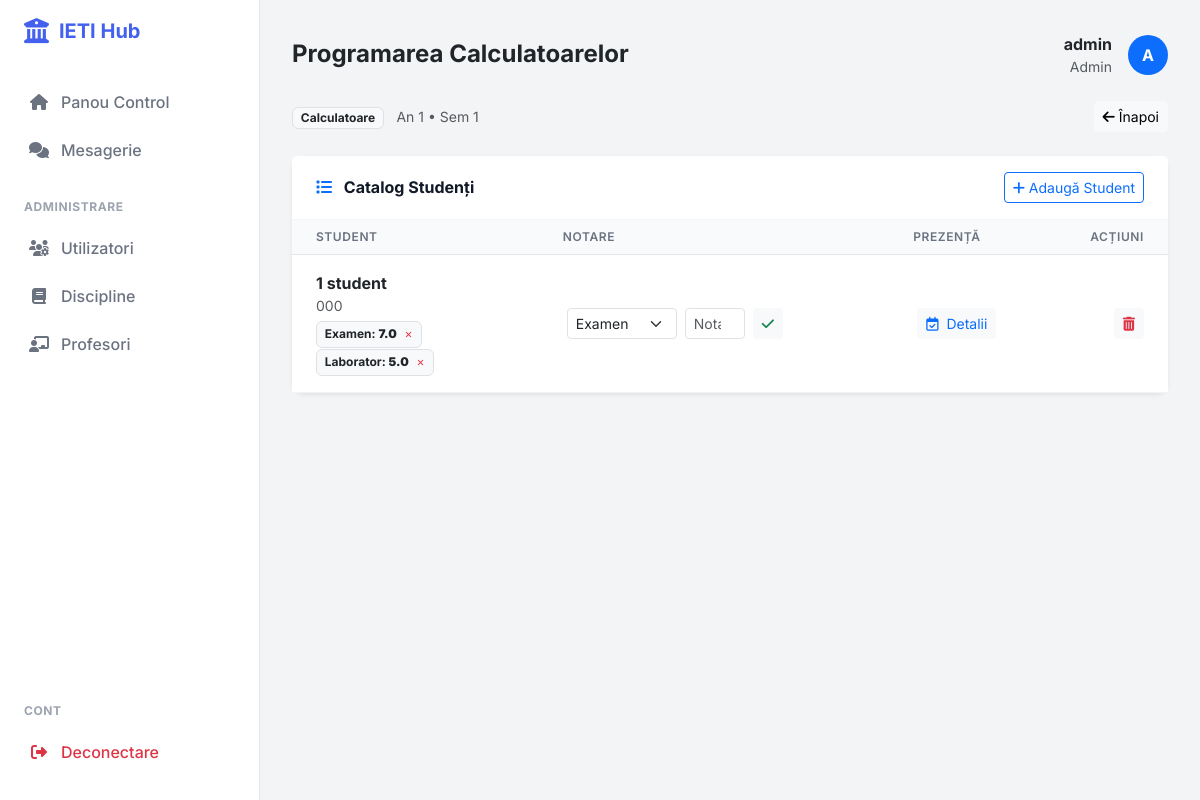
The app's page /materie/4 (signed in) with its own data.
### app.py (models this page shows, shortened)
class Disciplina(db.Model):
    id_disciplina = db.Column(db.Integer, primary_key=True)
    nume_disciplina = db.Column(db.String(100), nullable=False)
    credite = db.Column(db.Integer, nullable=False)
    an_studiu = db.Column(db.Integer, nullable=False)
    specializare = db.Column(db.String(50), nullable=False)
    semestru = db.Column(db.Integer, nullable=False)
    has_laborator = db.Column(db.Boolean, default=False)
    has_seminar = db.Column(db.Boolean, default=False)
    has_proiect = db.Column(db.Boolean, default=False)
    id_titular = db.Column(db.Integer, db.ForeignKey('profesor.id_profesor'), nullable=True)
    id_laborant = db.Column(db.Integer, db.ForeignKey('profesor.id_profesor'), nullable=True)
    id_seminarist = db.Column(db.Integer, db.ForeignKey('profesor.id_profesor'), nullable=True)
    id_proiectant = db.Column(db.Integer, db.ForeignKey('profesor.id_profesor'), nullable=True)
    pondere_examen = db.Column(db.Integer, default=60)
    pondere_laborator = db.Column(db.Integer, default=40)
    pondere_proiect = db.Column(db.Integer, default=0)
    min_prez_curs = db.Column(db.Integer, default=50)
    min_prez_laborator = db.Column(db.Integer, default=100)
    min_prez_seminar = db.Column(db.Integer, default=100)
    min_prez_proiect = db.Column(db.Integer, default=100)
    note = db.relationship('Notare', backref='disciplina', lazy=True)
    inscrieri = db.relationship('Inscriere', backref='disciplina', lazy=True, cascade="all, delete-orphan")
    prezente = db.relationship('Prezenta', backref='disciplina', lazy=True, cascade="all, delete-orphan")

class User(UserMixin, db.Model):
    id = db.Column(db.Integer, primary_key=True)
    username = db.Column(db.String(150), unique=True, nullable=False)
    email = db.Column(db.String(150), unique=True, nullable=False)
    password = db.Column(db.String(150), nullable=False)
    role = db.Column(db.String(20), nullable=False, default='student')
    is_approved = db.Column(db.Boolean, default=False)
    student_profile = db.relationship('Student', backref='user_account', uselist=False, cascade="all, delete-orphan")
    profesor_profile = db.relationship('Profesor', backref='user_account', uselist=False, cascade="all, delete-orphan")

class Student(db.Model):
    id_student = db.Column(db.Integer, primary_key=True)
    nume = db.Column(db.String(50), nullable=False)
    prenume = db.Column(db.String(50), nullable=False)
    nr_matricol = db.Column(db.String(20), unique=True, nullable=False)
    grupa = db.Column(db.String(10), nullable=False)
    an_studiu = db.Column(db.Integer, nullable=False, default=1)
    specializare = db.Column(db.String(50), nullable=False, default='Calculatoare')
    user_id = db.Column(db.Integer, db.ForeignKey('user.id'), nullable=True)
    inscrieri = db.relationship('Inscriere', backref='student', lazy=True, cascade="all, delete-orphan")
    def get_full_name(self): return f"{self.nume} {self.prenume}"

class Notare(db.Model):
    id_notare = db.Column(db.Integer, primary_key=True)
    id_student = db.Column(db.Integer, db.ForeignKey('student.id_student'), nullable=False)
    id_disciplina = db.Column(db.Integer, db.ForeignKey('disciplina.id_disciplina'), nullable=False)
    tip_activitate = db.Column(db.String(20), nullable=False)
    nota = db.Column(db.Float, nullable=False)
    data_notare = db.Column(db.Date, nullable=False, default=date.today)

### app.py (the view, shortened to what this page needs)
@app.route('/materie/<int:id_disc>', methods=['GET', 'POST'])
@login_required
def panou_materie(id_disc):
    d = Disciplina.query.get_or_404(id_disc)
    prof = Profesor.query.filter_by(user_id=current_user.id).first()
    is_titular = prof and (d.id_titular == prof.id_profesor)
    is_laborant = prof and (d.id_laborant == prof.id_profesor)
    is_seminarist = prof and (d.id_seminarist == prof.id_profesor)
    is_proiectant = prof and (d.id_proiectant == prof.id_profesor)
    is_admin = current_user.role == 'admin'
    if not (is_titular or is_laborant or is_seminarist or is_proiectant or is_admin): abort(403)
    studenti_inscrisi = [i.student for i in d.inscrieri]
    toti_studentii = Student.query.all()
    studenti_neinscrisi = [s for s in toti_studentii if s not in studenti_inscrisi]
    note_q = Notare.query.filter_by(id_disciplina=d.id_disciplina).all()
    note_map = {}
    for n in note_q:
        if n.id_student not in note_map: note_map[n.id_student] = {}
        note_map[n.id_student][n.tip_activitate] = n.nota
    return render_template('vizualizare_materie.html', disciplina=d, studenti=studenti_inscrisi, studenti_neinscrisi=studenti_neinscrisi, is_titular=is_titular, is_admin=is_admin, note_map=note_map)

### app.py (called while the page is built)
@login_manager.user_loader
def load_user(user_id):
    return User.query.get(int(user_id))

### templates/vizualizare_materie.html (shortened to what this page needs)
{% extends "base.html" %}
{% block page_title %}{{ disciplina.nume_disciplina }}{% endblock %}
{% block content %}
<div class="row mb-4">
    <div class="col-12 d-flex justify-content-between align-items-center">
        <div>
            <span class="badge bg-light text-dark border me-2">{{ disciplina.specializare }}</span>
            <span class="text-muted small">An {{ disciplina.an_studiu }} • Sem {{ disciplina.semestru }}</span>
        </div>
        <a href="{{ url_for('index') }}" class="btn btn-light btn-sm"><i class="fas fa-arrow-left"></i> Înapoi</a>
    </div>
</div>
<div class="card border-0 shadow-sm">
    <div class="card-header bg-white py-3 d-flex justify-content-between align-items-center">
        <h6 class="mb-0 fw-bold"><i class="fas fa-list me-2 text-primary"></i> Catalog Studenți</h6>
        <button class="btn btn-outline-primary btn-sm" type="button" data-bs-toggle="collapse" data-bs-target="#enrollPanel">
            <i class="fas fa-plus"></i> Adaugă Student
        </button>
    </div>
    <div class="table-responsive">
        <table class="table table-hover align-middle mb-0">
            <thead>
                <tr>
                    <th class="ps-4" style="width: 30%;">Student</th>
                    <th style="width: 40%;">Notare</th>
                    <th>Prezență</th>
                    <th class="text-end pe-4">Acțiuni</th>
                </tr>
            </thead>
            <tbody>
                {% for s in studenti %}
                <tr>
                    <td class="ps-4">
                        <div class="fw-bold">{{ s.get_full_name() }}</div>
                        <div class="small text-muted">{{ s.nr_matricol }}</div>
                        <div class="mt-1">
                            {% if note_map.get(s.id_student) %}
                                {% for tip, val in note_map[s.id_student].items() %}
                                    <span class="badge bg-light text-dark border me-1">
                                        {{ tip }}: <strong>{{ val }}</strong>
                                        <form action="{{ url_for('reset_nota') }}" method="POST" style="display:inline;">
                                            <button type="submit" class="btn btn-link p-0 ms-1 text-danger" style="font-size: 0.8em; text-decoration:none;">✕</button>
                                        </form>
                                    </span>
                                {% endfor %}
                            {% endif %}
                        </div>
                    </td>
                    <td>
                        <form action="{{ url_for('adauga_nota_completa') }}" method="POST" class="d-flex gap-2">
                            <select name="tip_activitate" class="form-select form-select-sm" style="width: 110px;" required>
                                <option value="Examen">Examen</option>
                            </select>
                            <input type="number" name="nota" placeholder="Nota" min="1" max="10" step="0.1" class="form-control form-control-sm" style="width: 60px;" required>
                            <button type="submit" class="btn btn-light btn-sm text-success"><i class="fas fa-check"></i></button>
                        </form>
                    </td>
                    <td>
                        <button class="btn btn-light btn-sm text-primary" onclick="openAttendanceModal('{{ s.id_student }}', '{{ s.get_full_name() }}')">
                            <i class="far fa-calendar-check me-1"></i> Detalii
                        </button>
                    </td>
                    <td class="text-end pe-4">
                        <form action="{{ url_for('remove_student') }}" method="POST" style="display:inline;">
                            <button type="submit" class="btn btn-light btn-sm text-danger"><i class="fas fa-trash-alt"></i></button>
                        </form>
                    </td>
                </tr>
                {% else %}
                <tr><td colspan="4" class="text-center p-4 text-muted">Niciun student înscris.</td></tr>
                {% endfor %}
            </tbody>
        </table>
    </div>
</div>
{% endblock %}

### templates/base.html (shortened to what this page needs)
<!doctype html>
<html lang="ro">
<head>
    <link href="https://cdn.jsdelivr.net/npm/bootstrap@5.3.0/dist/css/bootstrap.min.css" rel="stylesheet">
    <link rel="stylesheet" href="https://cdnjs.cloudflare.com/ajax/libs/font-awesome/6.4.0/css/all.min.css">
</head>
<body>
{% if current_user.is_authenticated %}
<nav class="sidebar">
    <div class="brand">
        <i class="fas fa-university fa-lg"></i> IETI Hub
    </div>
    <div class="nav flex-column flex-grow-1">
        <a href="{{ url_for('index') }}" class="nav-link {{ 'active' if request.endpoint == 'index' else '' }}">
            <i class="fas fa-home"></i> Panou Control
        </a>
        <a href="{{ url_for('chat_home') }}" class="nav-link {{ 'active' if 'chat' in request.endpoint else '' }}">
            <i class="fas fa-comments"></i> Mesagerie
        </a>
        {% if current_user.role == 'admin' %}
            <div class="nav-title">Administrare</div>
            <a href="{{ url_for('gestiune_utilizatori') }}" class="nav-link {{ 'active' if 'utilizatori' in request.endpoint else '' }}">
                <i class="fas fa-users-cog"></i> Utilizatori
            </a>
            <a href="{{ url_for('lista_discipline') }}" class="nav-link {{ 'active' if 'discipline' in request.endpoint else '' }}">
                <i class="fas fa-book"></i> Discipline
            </a>
            <a href="{{ url_for('lista_profesori') }}" class="nav-link {{ 'active' if 'profesori' in request.endpoint else '' }}">
                <i class="fas fa-chalkboard-teacher"></i> Profesori
            </a>
        {% endif %}
        <div class="mt-auto mb-4">
            <div class="nav-title">Cont</div>
            <a href="{{ url_for('logout') }}" class="nav-link text-danger">
                <i class="fas fa-sign-out-alt"></i> Deconectare
            </a>
        </div>
    </div>
</nav>
{% endif %}
<main class="{{ 'main-content' if current_user.is_authenticated else '' }}">
    {% if current_user.is_authenticated and request.endpoint not in ['login', 'register'] %}
    <div class="d-flex justify-content-between align-items-center mb-4 d-none d-lg-flex">
        <div>
            <h4 class="fw-bold mb-0 text-dark">
                {% block page_title %}Dashboard{% endblock %}
            </h4>
        </div>
        <div class="d-flex align-items-center gap-3">
            <div class="text-end">
                <span class="d-block fw-bold text-dark">{{ current_user.username }}</span>
                <span class="d-block small text-muted">{{ current_user.role|capitalize }}</span>
            </div>
            <div class="bg-primary text-white rounded-circle d-flex align-items-center justify-content-center fw-bold" style="width: 40px; height: 40px;">
                {{ current_user.username[0]|upper }}
            </div>
        </div>
    </div>
    {% endif %}
    {% block content %}{% endblock %}
</main>
</body>
</html>

### templates/base.html (style rules this page uses)
:root { --primary: #4361ee; --secondary: #3f37c9; --success: #4cc9f0; --info: #4895ef; --warning: #f72585; --dark: #2b2d42; --light: #f8f9fa; --body-bg: #f3f4f6; --sidebar-width: 260px; }
body { font-family: 'Inter', sans-serif; background-color: var(--body-bg); color: #4b5563; min-height: 100vh; }
.sidebar { width: var(--sidebar-width); position: fixed; top: 0; left: 0; height: 100vh; background: #fff; border-right: 1px solid #e5e7eb; z-index: 1000; padding-top: 1rem; transition: all 0.3s; display: flex; flex-direction: column; }
.brand { padding: 0 1.5rem 2rem; font-size: 1.25rem; font-weight: 700; color: var(--primary); display: flex; align-items: center; gap: 10px; }
.nav-link { display: flex; align-items: center; padding: 0.75rem 1.5rem; color: #6b7280; font-weight: 500; transition: all 0.2s; border-left: 3px solid transparent; text-decoration: none; }
.nav-link i { width: 24px; margin-right: 10px; text-align: center; }
.nav-title { padding: 1.5rem 1.5rem 0.5rem; font-size: 0.75rem; font-weight: 700; text-transform: uppercase; color: #9ca3af; letter-spacing: 0.05em; }
.main-content { margin-left: var(--sidebar-width); padding: 2rem; min-height: 100vh; transition: margin-left 0.3s; }
.card { border: none; border-radius: 12px; box-shadow: 0 1px 3px rgba(0,0,0,0.1); background: #fff; margin-bottom: 1.5rem; }
.card-header { background: transparent; border-bottom: 1px solid #f3f4f6; padding: 1.25rem 1.5rem; font-weight: 600; color: #111827; }
.table thead th { background-color: #f9fafb; color: #6b7280; font-weight: 600; text-transform: uppercase; font-size: 0.75rem; letter-spacing: 0.05em; border-bottom: 1px solid #e5e7eb; }
.table td { vertical-align: middle; padding: 1rem 0.75rem; border-bottom: 1px solid #f3f4f6; }

### records on screen
Disciplina: nume_disciplina "Programarea Calculatoarelor", specializare "Calculatoare", an_studiu "1", semestru "1"
User: username "admin", role "Admin", username "A"
Student: get_full_name "1 student", nr_matricol "000"
Notare: tip_activitate "Examen", nota "7.0"
Notare: tip_activitate "Laborator", nota "5.0"
